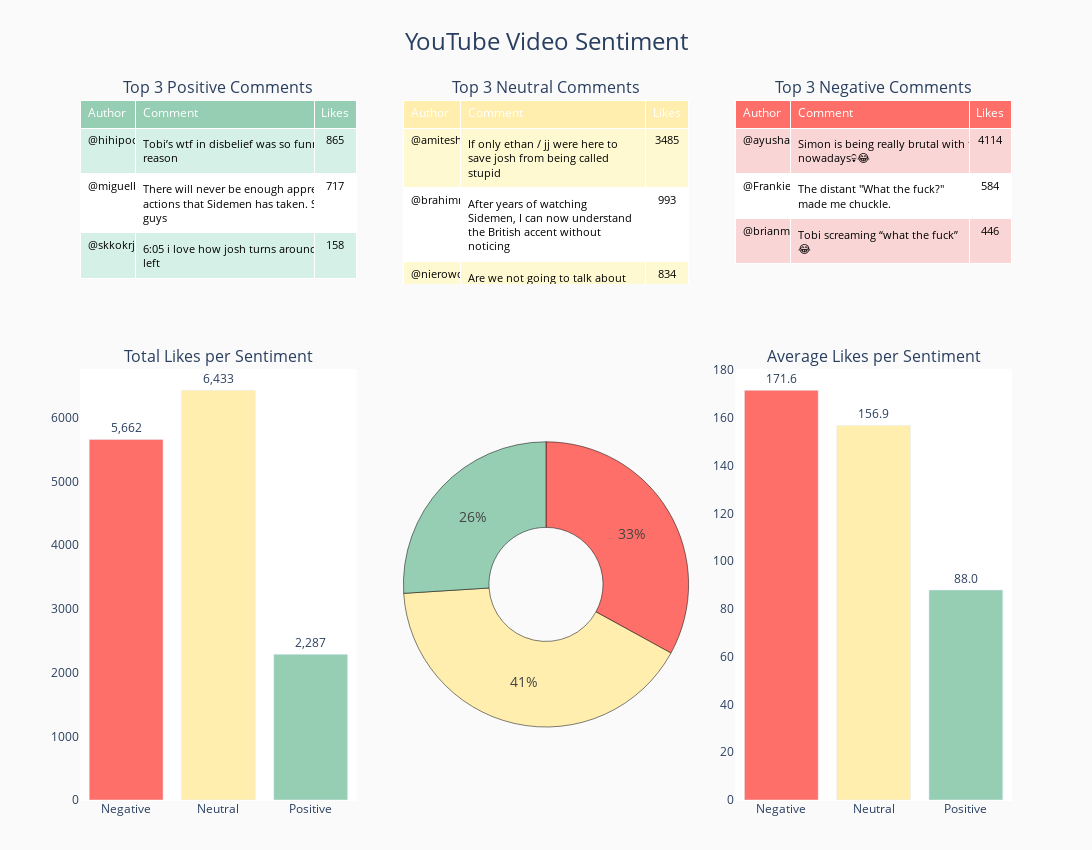

Notebook source saved alongside this figure:
### Code cell
df = df.rename(columns={'Number of Likes': 'Likes'})
# Pie chart data
sentiment_counts = df['Predicted_class'].value_counts().sort_index()
sentiment_labels = ['Negative', 'Neutral', 'Positive']
colors = ['#ff6f69', '#ffeead', '#96ceb4']

top_pos = df[df['Predicted_class'] == 2].nlargest(3, 'Likes')[['Author', 'Comment', 'Likes']]
top_neg = df[df['Predicted_class'] == 0].nlargest(3, 'Likes')[['Author', 'Comment', 'Likes']]
top_neu = df[df['Predicted_class'] == 1].nlargest(3, 'Likes')[['Author', 'Comment', 'Likes']]

# Wrap comments
def wrap_comments(comments, width=50):
    return ['<br>'.join(wrap(str(c), width)) for c in comments]

top_pos['Comment'] = wrap_comments(top_pos['Comment'])
top_neg['Comment'] = wrap_comments(top_neg['Comment'])

fig = make_subplots(
    rows=2, cols=3,
    specs=[[{"type": "table"}, {"type": "table"}, {"type": "table"}],  
           [{"type": "bar"}, {"type": "pie"}, {"type": "bar"}]],
    column_widths=[0.33, 0.34, 0.33],  
    row_heights=[0.3, 0.7],
    vertical_spacing=0.12,
    horizontal_spacing=0.05,
    subplot_titles=(
        "Top 3 Positive Comments",
        "Top 3 Neutral Comments",
        "Top 3 Negative Comments",
        "Total Likes per Sentiment",
        "",
        "Average Likes per Sentiment"
    )
)

# Positive Comments Table
fig.add_trace(go.Table(
    columnwidth=[0.2, 0.65, 0.15], 
    header=dict(
        values=["Author", "Comment", "Likes"],
        fill_color='#96ceb4',
        font=dict(color='white', size=12),
        align=['left', 'left', 'center'],
    ),
    cells=dict(
        values=[top_pos[col] for col in top_pos.columns],
        fill_color=[['#d4f0e7', 'white', '#d4f0e7']],
        align=['left', 'left', 'center'],
        font=dict(color='black', size=11),
    )
), row=1, col=1)

# Neutral Comments Table
fig.add_trace(go.Table(
    columnwidth=[0.2, 0.65, 0.15], 
    header=dict(
        values=["Author", "Comment", "Likes"],
        fill_color='#ffeead',
        font=dict(color='white', size=12),
        align=['left', 'left', 'center'],
    ),
    cells=dict(
        values=[top_neu[col] for col in top_neu.columns],
        fill_color=[['#fff9d1', 'white', '#fff9d1']],
        align=['left', 'left', 'center'],
        font=dict(color='black', size=11),
    )
), row=1, col=2)

fig.add_trace(go.Pie(
    labels=sentiment_labels,
    values=sentiment_counts,
    marker_colors=colors,
    hole=0.4,
    hoverinfo='label+percent+value',
    textinfo='percent',
    textfont_size=14,
    sort=False,
    direction='clockwise',
    showlegend=False,
    marker=dict(line=dict(color='black', width=0.5)),
    domain=dict(x=[0.34, 0.66], y=[0.35, 0.85])
), row=2, col=2)

# Negative Comments Table
fig.add_trace(go.Table(
    columnwidth=[0.2, 0.65, 0.15],
    header=dict(
        values=["Author", "Comment", "Likes"],
        fill_color='#ff6f69',
        font=dict(color='white', size=12),
        align=['left', 'left', 'center'],
    ),
    cells=dict(
        values=[top_neg[col] for col in top_neg.columns],
        fill_color=[['#f9d6d5', 'white', '#f9d6d5']],
        align=['left', 'left', 'center'],
        font=dict(color='black', size=11),
    )
), row=1, col=3)

# Sum of likes per class
likes_sum = df.groupby('Predicted_class')['Likes'].sum().reindex([0,1,2])
likes_sum = likes_sum.fillna(0)
# Total Likes Bar Chart
fig.add_trace(go.Bar(
    x=sentiment_labels,
    y=likes_sum,
    marker_color=colors,
    text=[f"{int(x):,}" for x in likes_sum],
    textposition='outside',
    name='Total Likes'
), row=2, col=1)

# Average likes per class
likes_avg = df.groupby('Predicted_class')['Likes'].mean().reindex([0,1,2]).fillna(0)
# Average Likes Bar Chart
fig.add_trace(go.Bar(
    x=sentiment_labels,
    y=likes_avg,
    marker_color=colors,
    text=[f"{x:.1f}" for x in likes_avg],
    textposition='outside',
    name='Average Likes'
), row=2, col=3)

# Final Layout
fig.update_layout(
    height=850,
    width=1300,
    title_text="YouTube Video Sentiment",
    title_x=0.5,
    title_font_size=24,
    showlegend=False,
    margin=dict(t=100, b=50),
    plot_bgcolor='white',
    paper_bgcolor='rgba(250,250,250,1)'
)

fig.show()

### Figure 1 — Plotly figure (JSON) as saved in the notebook; plotly's stock layout.template omitted (floating-point values rounded to 4 significant figures)
{"data": [{"cells": {"align": ["left", "left", "center"], "fill": {"color": [["#d4f0e7", "white", "#d4f0e7"]]}, "font": {"color": "black", "size": 11}, "values": [["@hihipoo6824", "@miguelbaltazar9725", "@skkokrja"], ["Tobi’s wtf in disbelief was so funny for some<br>reason", "There will never be enough appreciated for the<br>actions that Sidemen has taken. Such some good<br>guys", "6:05 i love how josh turns around to check if tobi<br>left"], [865, 717, 158]]}, "columnwidth": [0.2, 0.65, 0.15], "domain": {"x": [0, 0.297], "y": [0.736, 1]}, "header": {"align": ["left", "left", "center"], "fill": {"color": "#96ceb4"}, "font": {"color": "white", "size": 12}, "values": ["Author", "Comment", "Likes"]}, "type": "table"}, {"cells": {"align": ["left", "left", "center"], "fill": {"color": [["#fff9d1", "white", "#fff9d1"]]}, "font": {"color": "black", "size": 11}, "values": [["@amiteshsingh4165", "@brahimrejeb8456", "@nierowdark748"], ["If only ethan / jj were here to save josh from being called stupid", "After years of watching Sidemen, I can now understand the British accent without noticing", "Are we not going to talk about how they didn't react to JJ part 😂"], [3485, 993, 834]]}, "columnwidth": [0.2, 0.65, 0.15], "domain": {"x": [0.347, 0.653], "y": [0.736, 1]}, "header": {"align": ["left", "left", "center"], "fill": {"color": "#ffeead"}, "font": {"color": "white", "size": 12}, "values": ["Author", "Comment", "Likes"]}, "type": "table"}, {"direction": "clockwise", "domain": {"x": [0.347, 0.653], "y": [0, 0.616]}, "hole": 0.4, "hoverinfo": "label+percent+value", "labels": ["Negative", "Neutral", "Positive"], "marker": {"colors": ["#ff6f69", "#ffeead", "#96ceb4"], "line": {"color": "black", "width": 0.5}}, "showlegend": false, "sort": false, "textfont": {"size": 14}, "textinfo": "percent", "type": "pie", "values": [33, 41, 26]}, {"cells": {"align": ["left", "left", "center"], "fill": {"color": [["#f9d6d5", "white", "#f9d6d5"]]}, "font": {"color": "black", "size": 11}, "values": [["@ayushangral4020", "@FrankieWilde2021", "@brianmurichu6847"], ["Simon is being really brutal with these intros<br>nowadays💀😂", "The distant \"What the fuck?\" made me chuckle.", "Tobi screaming “what the fuck” 😂"], [4114, 584, 446]]}, "columnwidth": [0.2, 0.65, 0.15], "domain": {"x": [0.703, 1], "y": [0.736, 1]}, "header": {"align": ["left", "left", "center"], "fill": {"color": "#ff6f69"}, "font": {"color": "white", "size": 12}, "values": ["Author", "Comment", "Likes"]}, "type": "table"}, {"marker": {"color": ["#ff6f69", "#ffeead", "#96ceb4"]}, "name": "Total Likes", "text": ["5,662", "6,433", "2,287"], "textposition": "outside", "type": "bar", "x": ["Negative", "Neutral", "Positive"], "xaxis": "x", "y": [5662, 6433, 2287], "yaxis": "y"}, {"marker": {"color": ["#ff6f69", "#ffeead", "#96ceb4"]}, "name": "Average Likes", "text": ["171.6", "156.9", "88.0"], "textposition": "outside", "type": "bar", "x": ["Negative", "Neutral", "Positive"], "xaxis": "x2", "y": [171.6, 156.9, 87.96], "yaxis": "y2"}], "layout": {"annotations": [{"font": {"size": 16}, "showarrow": false, "text": "Top 3 Positive Comments", "x": 0.1485, "xanchor": "center", "xref": "paper", "y": 1, "yanchor": "bottom", "yref": "paper"}, {"font": {"size": 16}, "showarrow": false, "text": "Top 3 Neutral Comments", "x": 0.5, "xanchor": "center", "xref": "paper", "y": 1, "yanchor": "bottom", "yref": "paper"}, {"font": {"size": 16}, "showarrow": false, "text": "Top 3 Negative Comments", "x": 0.8515, "xanchor": "center", "xref": "paper", "y": 1, "yanchor": "bottom", "yref": "paper"}, {"font": {"size": 16}, "showarrow": false, "text": "Total Likes per Sentiment", "x": 0.1485, "xanchor": "center", "xref": "paper", "y": 0.616, "yanchor": "bottom", "yref": "paper"}, {"font": {"size": 16}, "showarrow": false, "text": "Average Likes per Sentiment", "x": 0.8515, "xanchor": "center", "xref": "paper", "y": 0.616, "yanchor": "bottom", "yref": "paper"}], "height": 850, "margin": {"b": 50, "t": 100}, "paper_bgcolor": "rgba(250,250,250,1)", "plot_bgcolor": "white", "showlegend": false, "title": {"font": {"size": 24}, "text": "YouTube Video Sentiment", "x": 0.5}, "width": 1300, "xaxis": {"anchor": "y", "domain": [0, 0.297]}, "xaxis2": {"anchor": "y2", "domain": [0.703, 1]}, "yaxis": {"anchor": "x", "domain": [0, 0.616]}, "yaxis2": {"anchor": "x2", "domain": [0, 0.616]}}}
